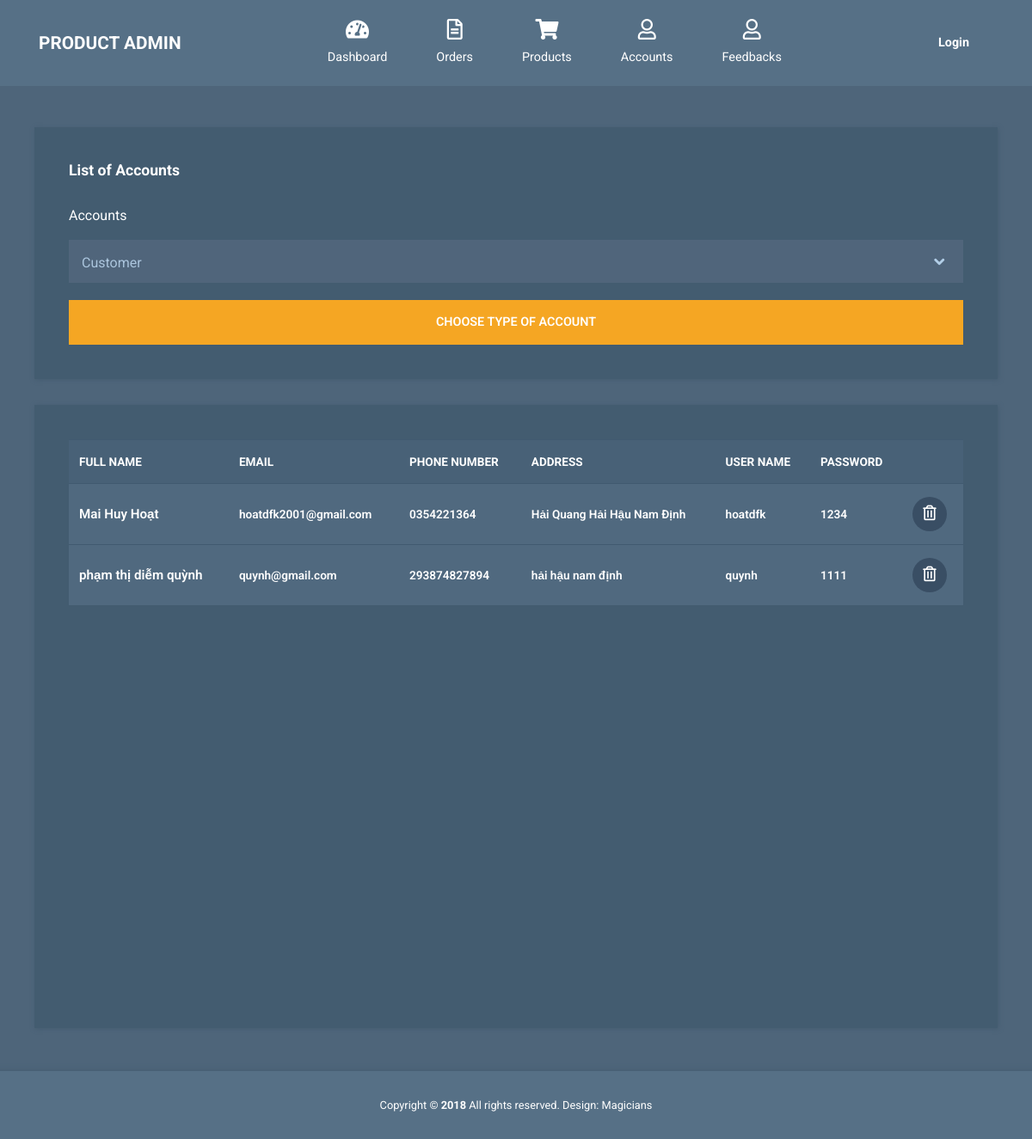
Page /admin_page/accounts.php on the committed database.
### tables this page shows
CREATE TABLE `user` (
  `id` int(11) NOT NULL,
  `user_name` varchar(255) DEFAULT NULL,
  `password` varchar(255) DEFAULT NULL,
  `fullname` varchar(255) DEFAULT NULL,
  `email` varchar(255) DEFAULT NULL,
  `phone_number` varchar(255) DEFAULT NULL,
  `address` varchar(255) DEFAULT NULL,
  `image` varchar(255) DEFAULT NULL,
  `point` int(11) NOT NULL DEFAULT 0,
  `created_at` datetime DEFAULT current_timestamp(),
  `updated_at` datetime DEFAULT NULL,
  `deleted` int(11) DEFAULT 0
);

### Models/clsDatabase.php (called while the page is built, shortened)
<?php
class clsDatabase{
	function ConnectDB()
	{
		$conn = NULL;
		try
		{
			$conn = new PDO("mysql:host=localhost;dbname=project2","root","");
			$conn->query("SET NAMES UTF8");
		}
		catch(PDOException $ex)
		{
			echo "<p>".$ex->getMessage()."</p>";
			die("<h3> ERROR IN CONNECTING DATABASE</h3>");
		}
		return $conn;
	}
	function executeQuery($sql,$data=null){
      $conn=$this->ConnectDB();
	  if(isset($data)==false||empty($data)){
		$this->pdo_stm=$conn->prepare($sql);
		$result=$this->pdo_stm->execute();
		return $result;
	  }
	  else{
		$this->pdo_stm=$conn->prepare($sql);
		$result=$this->pdo_stm->execute($data);
		return $result;
	  }
	}
}
?>

### admin_page/Models/clsLogin.php (called while the page is built, shortened)
<?php
require_once('../Models/clsDatabase.php');
class clsLogin
{
    function getListAccount_user($bonus_data=null)
    {
        $sql = "SELECT id,user_name,password,fullname,email,phone_number,address,image,point,created_at,updated_at
                FROM user WHERE deleted=0 ";
        $this->clsDatabase= new clsDatabase();
        $ketqua =$this->clsDatabase->executeQuery($sql);
        if($ketqua==FALSE)
            return NULL;
        else
        {
            $rows =$this->clsDatabase->pdo_stm->fetchAll(PDO::FETCH_ASSOC);
            return $rows;
        }
    }
}
?>

### admin_page/account_type.php (the view, shortened to what this page needs)
<?php
require_once("Models/clsLogin.php");
$account_type = "";
if($account_type == "admin")
{
?>
                <thead>
                  <tr>
                    <th scope="col">FULL NAME</th>
                    <th scope="col">USER NAME</th>
                    <th scope="col">PASSWORD</th>
                    <th scope="col">&nbsp;</th>
                    <th scope="col">&nbsp;</th>
                  </tr>
                </thead>
                <tbody>
                  <?php
                  $user = new clsLogin();
                  $rows = $user->getListAccount_admin();
                  if($rows == NULL)
                    die("<p>ERROR IN DATABASE</p>");
                  foreach($rows as $row)
                  {
                  ?>
                  <tr>
                    <td class="tm-product-name"><?=$row["full_name"]?></td>
                    <td><?=$row["user_name"]?></td>
                    <td><?=$row["password"]?></td>
                    <td>
                      <a href="fix_account.php?account_type=admin&id=<?=$row["id"]?>" class="tm-product-delete-link">
                        <i class="fas fa-wrench tm-product-delete-icon"></i>
                      </a>
                    </td>
                    <td>
                      <a onclick="return confirm('DO YOU WANR TO DELETE ADMIN ACCOUNT?')" href="delete_acc_process.php?account_type=admin&id=<?=$row["id"]?>" class="tm-product-delete-link">
                        <i class="far fa-trash-alt tm-product-delete-icon"></i>
                      </a>
                    </td>
                  </tr>
                  <?php
                  }
                  ?>
                </tbody>
                <?php
}
else
{
?>
                <thead>
                  <tr>
                    <th scope="col">FULL NAME</th>
                    <th scope="col">EMAIL</th>
                    <th scope="col">PHONE NUMBER</th>
                    <th scope="col">ADDRESS</th>
                    <th scope="col">USER NAME</th>
                    <th scope="col">PASSWORD</th>
                    <th scope="col">&nbsp;</th>
                  </tr>
                </thead>
                <tbody>
                  <?php
                  $user = new clsLogin();
                  $rows=array_merge($user->getListAccount_user());
                  foreach($rows as $row)
                  {
                  ?>
                  <tr>
                    <td class="tm-product-name"><?=$row["fullname"]?></td>
                    <td><?=$row["email"]?></td>
                    <td><?=$row["phone_number"]?></td>
                    <td><?=$row["address"]?></td>
                    <td><?=$row["user_name"]?></td>
                    <td><?=$row["password"]?></td>
                    <td>
                      <a onclick="return confirm('DO YOU WANR TO DELETE USER ACCOUNT?')" href="delete_acc_process.php?account_type=customer&id=<?=$row["id"]?>" class="tm-product-delete-link">
                        <i class="far fa-trash-alt tm-product-delete-icon"></i>
                      </a>
                    </td>
                  </tr>
                  <?php
                  }
                  ?>
                </tbody>
<?php
}
?>

### admin_page/accounts.php (shortened to what this page needs)
<!DOCTYPE html>
<html lang="en">
  <head>
    <link rel="stylesheet" href="css/fontawesome.min.css" />
    <link rel="stylesheet" href="css/bootstrap.min.css" />
    <link rel="stylesheet" href="css/templatemo-style.css">
  </head>
  <body id="reportsPage">
    <?php
      require("Views_admin/header.php");
    ?>
    <div class="container mt-5">
        <div class="row tm-content-row">
          <div class="col-12 tm-block-col">
            <div class="tm-bg-primary-dark tm-block tm-block-h-auto">
              <h2 class="tm-block-title">List of Accounts</h2>
              <form action="accounts.php">
                <?php
                $acc_type = "";
                if(isset($_REQUEST["account_type"]))
                  $acc_type = $_REQUEST["account_type"];
                else
                  $acc_type = null;
                ?>
                <p class="text-white">Accounts</p>
                <select class="custom-select" name="account_type">
                  <option value="customer" <?php if($acc_type=="customer"|| $acc_type==""|| $acc_type==null){echo("selected");} ?>>Customer</option>
                </select>
                <div style="padding-top:20px"></div>
                <button class="btn btn-primary btn-block text-uppercase">
                  Choose type of account
                </button>
              </form>
            </div>
          </div>
        </div>
      <div class="row tm-content-row">
        <div class="col-sm-12 col-md-12 col-lg-12 col-xl-12 tm-block-col">
          <div class="tm-bg-primary-dark tm-block tm-block-products">
            <div class="tm-product-table-container">
              <table class="table table-hover tm-table-small tm-product-table">
                <?php
                require_once("account_type.php");
                ?>
              </table>
            </div>
          </div>
        </div>
      </div>
    </div>
    <?php
        require("Views_admin/footer.php");
    ?>
  </body>
</html>

### admin_page/Views_admin/header.php (shortened to what this page needs)
<nav class="navbar navbar-expand-xl" id="header_section">
    <div class="container h-100">
        <a class="navbar-brand" href="index.php">
            <h1 class="tm-site-title mb-0">Product Admin</h1>
        </a>
        <div class="collapse navbar-collapse" id="navbarSupportedContent">
            <?php
            if($_SESSION['loginedAdmin'] == true)
            {
            ?>
            <ul class="navbar-nav mx-auto h-100">
                <li class="nav-item">
                    <a class="nav-link" href="index.php?login=true">
                        <i class="fas fa-tachometer-alt"></i>
                            Dashboard
                    </a>
                </li>
                <li class="nav-item">
                    <a class="nav-link" href="orders.php?login=true">
                        <i class="far fa-file-alt"></i>
                            Orders
                    </a>
                </li>
                <li class="nav-item">
                    <a class="nav-link" href="products.php?login=true">
                        <i class="fas fa-shopping-cart"></i>
                            Products
                    </a>
                </li>
                <li class="nav-item">
                    <a class="nav-link" href="accounts.php?login=true">
                        <i class="far fa-user"></i>
                            Accounts
                    </a>
                </li>
                <li class="nav-item">
                    <a class="nav-link" href="feedbacks.php?login=true">
                        <i class="far fa-user"></i>
                            Feedbacks
                    </a>
                </li>
            </ul>
            <ul class="navbar-nav">
                <li class="nav-item">
                    <a class="nav-link d-block" href="Controllers/ctrl_logout.php">
                        <b>Logout</b>
                    </a>
                </li>
            </ul>
            <?php
            }else if($_SESSION['loginedAdmin']==false){
            ?>
            <ul class="navbar-nav mx-auto h-100">
                <li class="nav-item">
                    <a class="nav-link" href="index.php">
                        <i class="fas fa-tachometer-alt"></i>
                            Dashboard
                    </a>
                </li>
                <li class="nav-item">
                    <a class="nav-link" href="orders.php">
                        <i class="far fa-file-alt"></i>
                            Orders
                    </a>
                </li>
                <li class="nav-item">
                    <a class="nav-link" href="products.php">
                        <i class="fas fa-shopping-cart"></i>
                            Products
                    </a>
                </li>
                <li class="nav-item">
                    <a class="nav-link" href="accounts.php">
                        <i class="far fa-user"></i>
                            Accounts
                    </a>
                </li>
                <li class="nav-item">
                    <a class="nav-link" href="feedbacks.php">
                        <i class="far fa-user"></i>
                            Feedbacks
                    </a>
                </li>
            </ul>
            <ul class="navbar-nav">
                <li class="nav-item">
                    <a class="nav-link d-block" href="login.php">
                        <b>Login</b>
                    </a>
                </li>
            </ul>
            <?php
         }
            ?>
        </div>
    </div>
</nav>

### admin_page/Views_admin/footer.php
<footer class="tm-footer row tm-mt-small">
      <div class="col-12 font-weight-light">
        <p class="text-center text-white mb-0 px-4 small">
          Copyright &copy; <b>2018</b> All rights reserved.
          Design: <a rel="nofollow noopener" href="https://templatemo.com" class="tm-footer-link">Magicians</a>
        </p>
      </div>
</footer>

### admin_page/css/templatemo-style.css (style rules this page uses)
html { font-size: 16px; overflow-x: hidden; }
body { font-family: Roboto, Helvetica, Arial, sans-serif; background-color: #4e657a; overflow-x: hidden; }
a { transition: all 0.3s ease; }
.navbar-brand { display: flex; align-items: center; }
.tm-site-title { display: inline-block; text-transform: uppercase; font-size: 1.3rem; font-weight: 700; color: #fff; }
.navbar { height: 100px; background-color: #567086; padding: 0; }
.navbar .container { position: relative; }
.tm-mt-small { margin-top: 20px; }
.tm-block-col { margin-bottom: 30px; }
.tm-block { padding: 40px; -webkit-box-shadow: 1px 1px 5px 0 #455c71; -moz-box-shadow: 1px 1px 5px 0 #455c71; box-shadow: 1px 1px 5px 0 #455c71; min-height: 350px; height: 100%; max-height: 450px; }
.tm-block-h-auto { min-height: 1px; max-height: none; height: auto; }
.tm-block-title { font-size: 1.1rem; font-weight: 700; color: #fff; margin-bottom: 30px; }
.nav-link { color: #fff; height: 100%; display: flex; align-items: center; justify-content: center; flex-direction: column; font-size: 90%; }
.nav-link > i { margin-bottom: 10px; margin-right: 0; font-size: 1.5rem; }
.dropdown-item, .nav-link { padding: 15px 20px; }
.nav-item { text-align: center; }
.nav-item:last-child { margin-right: 0; }
.tm-content-row { justify-content: space-between; margin-left: -20px; margin-right: -20px; }
.table { background-color: #50697f; color: #fff; font-size: 85%; margin-bottom: 0; }
thead { background-color: #486177; color: #fff; }
.table thead th { border-bottom: 0; }
.btn { border-radius: 0; padding: 13px 28px; transition: all 0.2s ease; max-width: 100%; }
.btn-primary { color: #fff; background-color: #f5a623; border: 2px solid #f5a623; font-size: 90%; font-weight: 600; }
.table td, .table th { border-top: 1px solid #415a70; padding: 15px 25px; vertical-align: middle; }
.tm-table-small td, .tm-table-small th { padding-left: 12px; padding-right: 12px; }
.table-hover tbody tr { transition: all 0.2s ease; }
.tm-bg-primary-dark { background-color: #435c70; }
.tm-block-products { min-height: 725px; }
.tm-product-table-container { max-height: 465px; margin-bottom: 15px; overflow-y: scroll; }
.tm-product-table tr { font-weight: 600; }
.tm-product-name { font-size: 0.95rem; font-weight: 600; }
.tm-product-delete-icon { font-size: 1.1rem; color: #fff; }
.tm-product-delete-link { padding: 10px; border-radius: 50%; background-color: #394e64; display: inline-block; width: 40px; height: 40px; text-align: center; }
.custom-select { width: 100%; border: none; color: #acc6de; height: 50px; -webkit-appearance: none; -moz-appearance: none; -ms-appearance: none; -o-appearance: none; appearance: none; -webkit-border-radius: 0; -moz-border-radius: 0; -ms-border-radius: 0; -o-border-radius: 0; border-radius: 0; padding: 15px; background: url(../img/arrow-down.png) 98% no-repeat #50657b; }
.tm-footer { background-color: #567086; padding-top: 30px; padding-bottom: 30px; -webkit-box-shadow: 0 -3px 5px 0 rgba(69, 92, 113, 0.59); -moz-box-shadow: 0 -3px 5px 0 rgba(69, 92, 113, 0.59); box-shadow: 0 -3px 5px 0 rgba(69, 92, 113, 0.59); }
.custom-select { height: 50px; border-radius: 0; }
.tm-footer-link { color: white; }
@media (min-width: 1200px) { .navbar-expand-xl .navbar-nav .nav-link { padding-left: 28px; padding-right: 28px; } }
@media (min-width: 1200px) { .navbar-collapse { height: 100%; } }
@media (max-width: 1275px) and (min-width: 1200px) { .nav-item { margin-right: 15px; } }
@media (max-width: 1350px) { .nav-item { margin-right: 1px; } }

### rows in the picture
user: fullname "Mai Huy Hoạt", email "hoatdfk2001@gmail.com", phone_number "0354221364", address "Hải Quang Hải Hậu Nam Định", user_name "hoatdfk", password "1234"
user: fullname "phạm thị diễm quỳnh", email "quynh@gmail.com", phone_number "293874827894", address "hải hậu nam định", user_name "quynh", password "1111"
